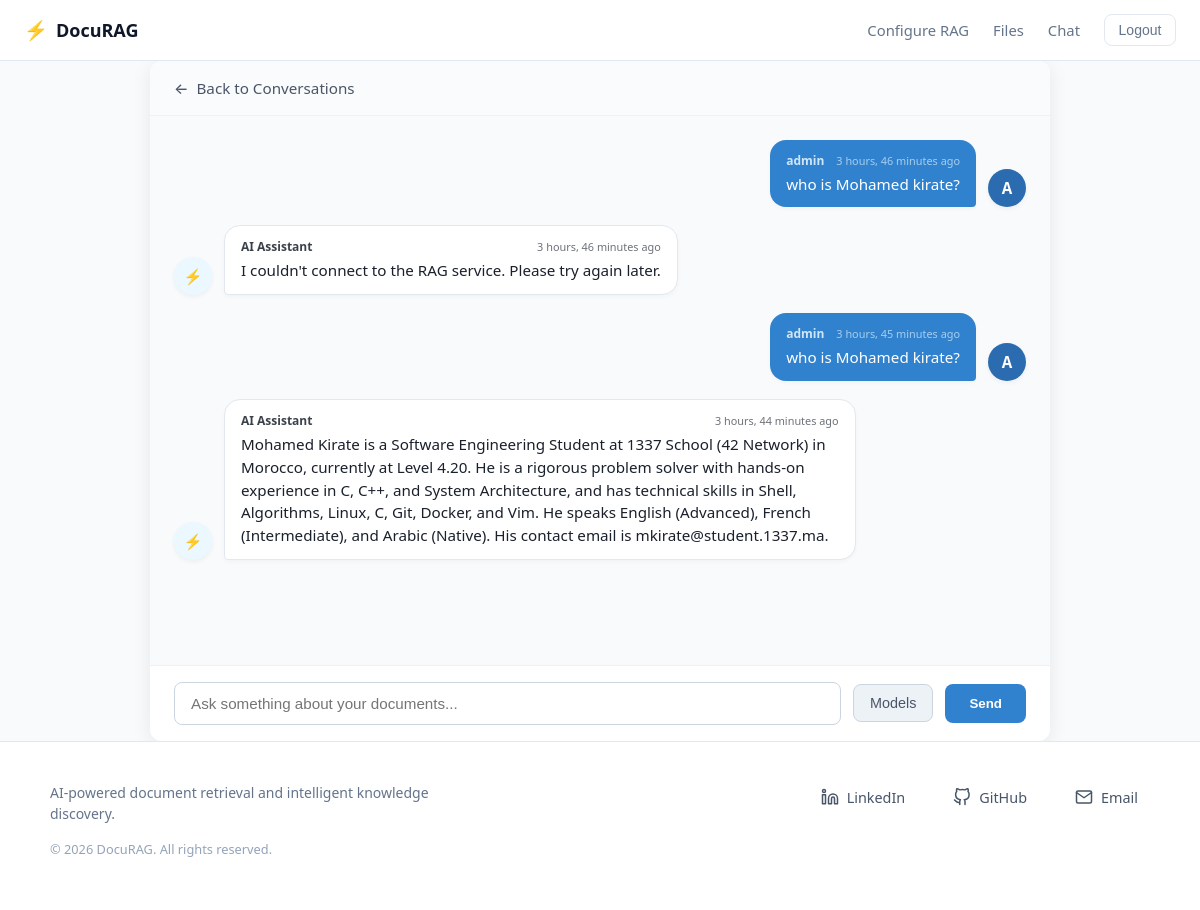
Page /chatbot/22/conversation (signed in) on the committed database.
### chatbot/models.py (models this page shows)
class Message(models.Model):
    owner = models.ForeignKey(User, on_delete=models.CASCADE)
    body = models.TextField()
    created_at = models.DateTimeField(auto_now_add=True)
    class Meta:
            ordering = ["created_at"]

### user_auth/models.py (models this page shows)
class User(AbstractUser):
    email = models.EmailField(unique=True)
    username = models.CharField(max_length=255, unique=True)
    role = models.ForeignKey(UserRole, on_delete=models.SET_NULL,
                             null=True,
                             related_name="users")

### chatbot/views.py (the view, shortened to what this page needs)
# urls.py: path('chatbot', views.converstaions_view, name="conversations"),
@login_required(login_url='login')
def chatbot(request, pk):
    if LoadingBase.objects.filter(user=request.user).exists():
        data = LoadingBase.objects.get(user=request.user)
        conversation = Conversation.objects.get(room__user=request.user, pk=pk)
        upload_dir = Path(settings.UPLOAD_DIR)
        files_path = []
        for file in data.files.all():
            file_path = upload_dir / file.file_path
            files_path.append(str(file_path))
        if not files_path:
            return redirect('add-file')
        context = {'conversations': conversation.conversations.all()}
        return render(request, "chatbot.html", context)
    return redirect('add-file')

### chatbot/templates/chatbot.html (shortened to what this page needs)
{% extends 'main.html' %}
{% load static %}
{% block extra_css %}
    <link rel="stylesheet" href="{% static 'chatbot/chat.css' %}">
{% endblock %}
{% block content %}
<div class="chat-container">
    <div class="chat-header">
        <a href="{% url 'conversations' %}" class="btn-back">
            <span class="back-arrow">&larr;</span> Back to Conversations
        </a>
    </div>
    <div class="chat-messages">
        {% for message in conversations %}
            {% if message.owner.role.name == 'assistant' %}
                <div class="msg-row msg-ai">
                    <div class="msg-avatar">⚡</div>
                    <div class="msg-bubble">
                        <div class="msg-sender">
                            <span class="sender-name">AI Assistant</span>
                            <span class="msg-time">{{ message.created_at|timesince }} ago</span>
                        </div>
                        <div class="msg-text">{{ message.body }}</div>
                    </div>
                </div>
            {% else %}
                <div class="msg-row msg-user">
                    <div class="msg-bubble">
                        <div class="msg-sender">
                            <span class="sender-name">{{ message.owner.username }}</span>
                            <span class="msg-time">{{ message.created_at|timesince }} ago</span>
                        </div>
                        <div class="msg-text">{{ message.body }}</div>
                    </div>
                    <div class="msg-avatar">{{ message.owner.username|first|upper }}</div>
                </div>
            {% endif %}
        {% empty %}
            <div class="chat-empty-state">
                <div class="empty-icon">💡</div>
                <h3>Ask a question about your files</h3>
                <p>Type your query below to search and generate responses based on your uploaded documents.</p>
            </div>
        {% endfor %}
    </div>
    <div class="chat-input-wrapper">
        <form method="post" class="chat-form">
            <input
                type="text"
                name="query"
                placeholder="Ask something about your documents..."
                autocomplete="off"
                class="chat-input"
            >
            <div class="model-selector-container">
                <button type="button" id="models_button" class="model-trigger-btn">Models</button>
            </div>
            <button type="submit" class="btn-chat-send">Send</button>
        </form>
    </div>
</div>
{% endblock %}

### static/core/base.css (style rules this page uses)
:root { --bg-main: #f8fafc; --bg-surface: #ffffff; --bg-input: #f1f5f9; --border-color: #e2e8f0; --accent-primary: #4f46e5; --accent-primary-hover: #4338ca; --accent-secondary: #0891b2; --accent-glow: rgba(79, 70, 229, 0.12); --text-main: #0f172a; --text-muted: #64748b; --danger-color: #dc2626; }
*, *::before, *::after { box-sizing: border-box; }
body { margin: 0; padding: 0; background-color: var(--bg-main); color: var(--text-main); font-family: system-ui, -apple-system, BlinkMacSystemFont, 'Segoe UI', Roboto, sans-serif; min-height: 100vh; display: flex; flex-direction: column; }

### static/chatbot/chat.css (style rules this page uses)
.chat-container { display: flex; flex-direction: column; height: 85vh; max-width: 900px; margin: 0 auto; background: #ffffff; border-radius: 12px; box-shadow: 0 4px 20px rgba(0, 0, 0, 0.08); overflow: hidden; }
.chat-header { padding: 16px 24px; border-bottom: 1px solid #eef2f6; background: #fafbfc; }
.btn-back { display: inline-flex; align-items: center; gap: 8px; color: #4a5568; text-decoration: none; font-weight: 500; font-size: 0.95rem; transition: color 0.2s; }
.chat-messages { flex: 1; overflow-y: auto; padding: 24px; display: flex; flex-direction: column; gap: 18px; background-color: #f8fafc; }
.msg-row { display: flex; align-items: flex-end; gap: 12px; max-width: 80%; }
.msg-ai { align-self: flex-start; }
.msg-ai .msg-bubble { background: #ffffff; color: #1a202c; border: 1px solid #e2e8f0; border-bottom-left-radius: 4px; }
.msg-user { align-self: flex-end !important; flex-direction: row !important; }
.msg-user .msg-bubble { background: #3182ce; color: #ffffff; border-bottom-right-radius: 4px; }
.msg-user .msg-sender { color: #ebf8ff; text-align: right; }
.msg-avatar { width: 38px; height: 38px; border-radius: 50%; background: #edf2f7; color: #2d3748; display: flex; align-items: center; justify-content: center; font-weight: 600; font-size: 0.95rem; flex-shrink: 0; box-shadow: 0 2px 5px rgba(0,0,0,0.05); }
.msg-ai .msg-avatar { background: #ebf8ff; color: #3182ce; }
.msg-user .msg-avatar { background: #2b6cb0; color: #ffffff; }
.msg-bubble { padding: 12px 16px; border-radius: 16px; box-shadow: 0 2px 4px rgba(0,0,0,0.03); word-break: break-word; }
.msg-sender { font-size: 0.75rem; font-weight: 600; margin-bottom: 4px; opacity: 0.85; }
.msg-text { font-size: 0.95rem; line-height: 1.5; }
.chat-input-wrapper { padding: 16px 24px; background: #ffffff; border-top: 1px solid #eef2f6; }
.chat-form { display: flex; gap: 12px; align-items: center; position: relative; }
.chat-input { flex: 1; padding: 12px 16px; border: 1px solid #cbd5e0; border-radius: 8px; font-size: 0.95rem; outline: none; transition: border-color 0.2s; }
.model-selector-container { position: relative; }
.model-trigger-btn { padding: 10px 16px; background: #edf2f7; color: #4a5568; border: 1px solid #cbd5e0; border-radius: 8px; font-size: 0.9rem; font-weight: 500; cursor: pointer; transition: background 0.2s, border-color 0.2s; white-space: nowrap; }
.btn-chat-send { padding: 12px 24px; background: #3182ce; color: #ffffff; border: none; border-radius: 8px; font-weight: 600; cursor: pointer; transition: background 0.2s; }
.msg-sender { display: flex !important; justify-content: space-between !important; align-items: center !important; width: 100%; font-size: 0.75rem; font-weight: 600; margin-bottom: 4px; opacity: 0.85; }
.msg-user .msg-sender { color: #ebf8ff; text-align: left; }
.msg-time { font-size: 0.68rem !important; font-weight: 400 !important; opacity: 0.75 !important; white-space: nowrap; margin-left: 12px; }

### rows in the picture
Message: owner.username "admin", created_at "3 hours, 46 minutes", body "who is Mohamed kirate?", owner.username|first "A"
Message: created_at "3 hours, 46 minutes", body "I couldn't connect to the RAG service. Please try again later."
Message: owner.username "admin", created_at "3 hours, 45 minutes", body "who is Mohamed kirate?", owner.username|first "A"
Message: created_at "3 hours, 44 minutes", body "Mohamed Kirate is a Software Engineering Student at 1337 School (42 Network) in Morocco, currently at Level 4.20. He is a rigorous problem solver with hands-on experience in C, C++, and System Architecture, and has technical skills in Shell, Algorithms, Linux, C, Git, Docker, and Vim. He speaks English (Advanced), French (Intermediate), and Arabic (Native). His contact email is mkirate@student.1337.ma."
